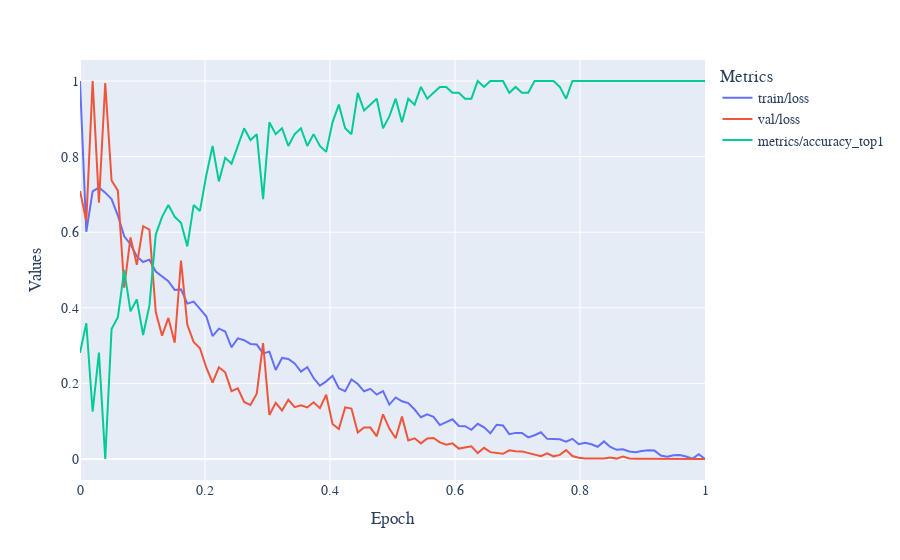

Notebook source saved alongside this figure:
### Code cell
df = pd.read_csv('results.csv')
df.head()
df_complicated = df[['epoch','train/loss','val/loss','metrics/accuracy_top1']]
						 
scaler = MinMaxScaler()
scaled_df = scaler.fit_transform(df_complicated)
scaled_df = pd.DataFrame(scaled_df, columns=df_complicated.columns)
fig = px.line(scaled_df, x='epoch', y=['train/loss', 'val/loss', 'metrics/accuracy_top1'],render_mode='svg')
fig.update_layout(legend_title_text='Metrics')
fig.update_xaxes(title_text='Epoch')
fig.update_yaxes(title_text='Values')
fig.update_layout(font_family="Times New Roman",font_size=14)


fig.write_image("scaled_combine.svg")
fig.show()
svg_to_pdf('scaled_combine.svg', 'train4\pdf\scaled_combine.pdf')
